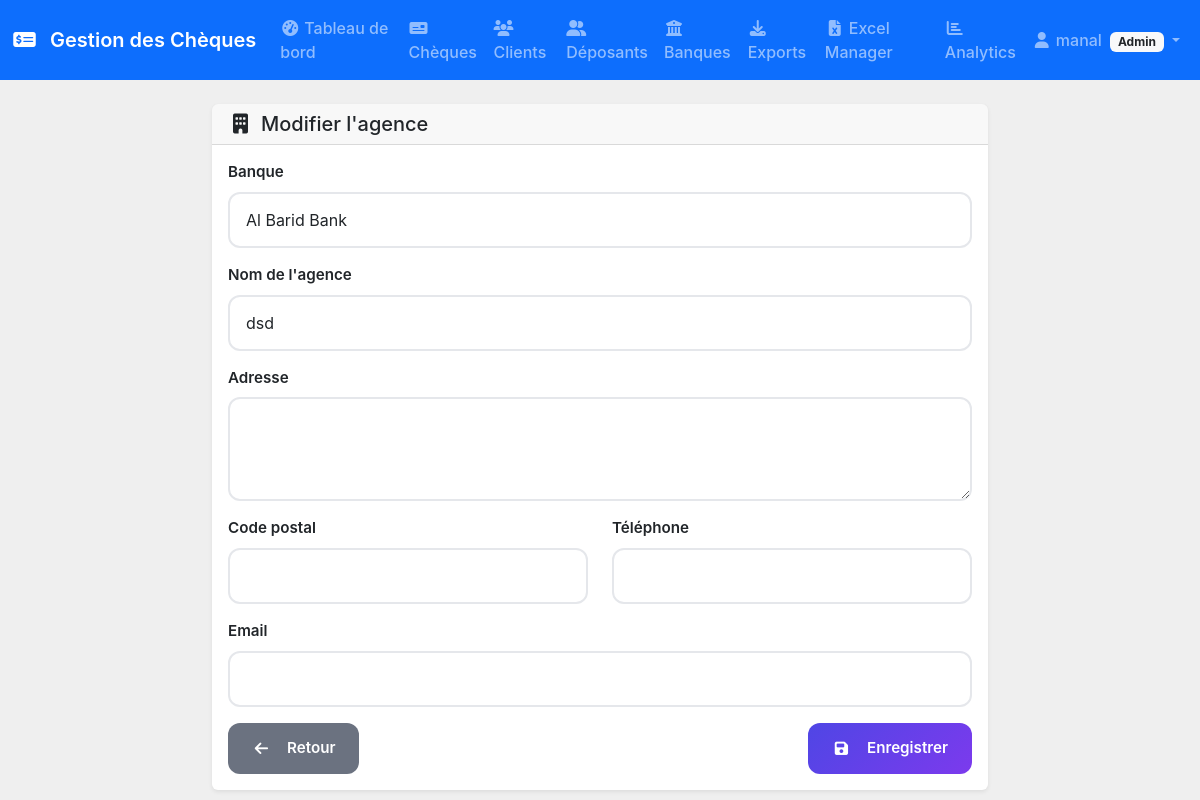
Screenshot of /banks/branches/1/edit (signed in) with the database file from the repository.
### models.py (models this page shows, shortened)
class User(UserMixin, db.Model):
    __tablename__ = 'users'
    id = db.Column(db.Integer, primary_key=True)
    username = db.Column(db.String(64), unique=True, nullable=False)
    email = db.Column(db.String(120), unique=True, nullable=False)
    password_hash = db.Column(db.String(256), nullable=False)
    role = db.Column(db.String(50), nullable=False, default='user')
    created_at = db.Column(db.DateTime, default=datetime.utcnow)
    is_active = db.Column(db.Boolean, default=True)
    last_login = db.Column(db.DateTime)
    phone = db.Column(db.String(20))
    department = db.Column(db.String(100))
    preferences = db.Column(db.Text)  # JSON preferences
    cheques_processed = db.Column(db.Integer, default=0)
    average_processing_time = db.Column(db.Float, default=0.0)
    audit_logs = db.relationship('AuditLog', backref='user', lazy=True)
    assigned_cheques = db.relationship('Cheque', lazy=True, foreign_keys='Cheque.assigned_user_id')
    __table_args__ = (
        CheckConstraint(role.in_(['admin', 'manager', 'employee', 'user']), name='check_user_role'),
        Index('idx_user_role', 'role'),
        Index('idx_user_active', 'is_active'),
    )

class Bank(db.Model):
    __tablename__ = 'banks'
    id = db.Column(db.Integer, primary_key=True)
    name = db.Column(db.String(100), nullable=False, index=True)
    code = db.Column(db.String(10), unique=True, index=True)
    swift_code = db.Column(db.String(11), index=True)
    icon_url = db.Column(db.String(255))
    is_active = db.Column(db.Boolean, default=True, index=True)
    created_at = db.Column(db.DateTime, default=datetime.utcnow)
    updated_at = db.Column(db.DateTime, default=datetime.utcnow, onupdate=datetime.utcnow)
    branches = db.relationship('Branch', backref='bank', lazy=True, cascade='all, delete-orphan')

class Branch(db.Model):
    __tablename__ = 'branches'
    id = db.Column(db.Integer, primary_key=True)
    bank_id = db.Column(db.Integer, db.ForeignKey('banks.id'), nullable=False)
    name = db.Column(db.String(100), nullable=False)
    address = db.Column(db.Text)
    active = db.Column(db.Boolean, default=True, index=True)
    postal_code = db.Column(db.String(20))
    phone = db.Column(db.String(20))
    email = db.Column(db.String(120))
    created_at = db.Column(db.DateTime, default=datetime.utcnow)
    cheques = db.relationship('Cheque',
                             foreign_keys='Cheque.branch_id',
                             backref='branch',
                             lazy=True)
    deposited_cheques = db.relationship('Cheque',
                                       foreign_keys='Cheque.deposit_branch_id',
                                       backref='deposit_branch',
                                       lazy=True)

### routes/banks.py (the view, shortened to what this page needs)
@banks_bp.route('/branches/<int:id>/edit', methods=['GET', 'POST'])
@login_required
def edit_branch(id):
    if not check_admin_access():
        return redirect(url_for('banks.index'))
    branch = Branch.query.get_or_404(id)
    form = BranchForm(obj=branch)
    return render_template('banks/branch_form.html', form=form, title='Modifier l\'agence', branch=branch)

### forms.py
class BranchForm(FlaskForm):
    name = StringField('Nom de l\'agence', validators=[DataRequired(), Length(min=2, max=100)])
    address = TextAreaField('Adresse', validators=[Optional()])
    postal_code = StringField('Code postal', validators=[Optional(), Length(max=20)])
    phone = StringField('Téléphone', validators=[Optional(), Length(max=20)])
    email = StringField('Email', validators=[Optional(), Email(), Length(max=120)])

### routes/banks.py (called while the page is built)
def check_admin_access():
    if not current_user.is_authenticated or current_user.role != 'admin':
        flash('Accès refusé. Seuls les administrateurs peuvent gérer les banques.', 'danger')
        return False
    return True

### templates/banks/branch_form.html (shortened to what this page needs)
{% extends "base.html" %}
{% block content %}
<div class="row justify-content-center">
    <div class="col-md-8">
        <div class="card">
            <div class="card-header">
                <h5 class="mb-0">
                    <i class="fas fa-building me-2"></i>{{ title }}
                </h5>
            </div>
            <div class="card-body">
                <form method="POST">
                    {% if branch is defined and branch.bank %}
                        <div class="mb-3">
                            <label class="form-label">Banque</label>
                            <input type="text" class="form-control" value="{{ branch.bank.name }}" readonly>
                        </div>
                    {% endif %}
                    <div class="mb-3">
                        {{ form.name.label(class="form-label") }}
                        {{ form.name(class="form-control") }}
                    </div>
                    {% if form.address is defined %}
                    <div class="mb-3">
                        {{ form.address.label(class="form-label") }}
                        {{ form.address(class="form-control", rows="3") }}
                    </div>
                    <div class="row">
                        <div class="col-md-6">
                            <div class="mb-3">
                                {{ form.postal_code.label(class="form-label") }}
                                {{ form.postal_code(class="form-control") }}
                            </div>
                        </div>
                        <div class="col-md-6">
                            <div class="mb-3">
                                {{ form.phone.label(class="form-label") }}
                                {{ form.phone(class="form-control") }}
                            </div>
                        </div>
                    </div>
                    <div class="mb-3">
                        {{ form.email.label(class="form-label") }}
                        {{ form.email(class="form-control") }}
                    </div>
                    {% endif %}
                    <div class="d-flex justify-content-between">
                        <a href="{{ url_for('banks.index') }}" class="btn btn-secondary">
                            <i class="fas fa-arrow-left me-2"></i>Retour
                        </a>
                        <button type="submit" class="btn btn-primary">
                            <i class="fas fa-save me-2"></i>Enregistrer
                        </button>
                    </div>
                </form>
            </div>
        </div>
    </div>
</div>
{% endblock %}

### templates/base.html (shortened to what this page needs)
<!DOCTYPE html>
<html lang="fr">
<head>
    <link href="/static/css/bootstrap.min.css" rel="stylesheet">
    <link href="/static/css/all.min.css" rel="stylesheet">
    <link href="/static/css/font-awesome.min.css" rel="stylesheet">
    <link href="{{ url_for('static', filename='css/style.css') }}" rel="stylesheet">
</head>
<body>
    {% if current_user.is_authenticated %}
    <nav class="navbar navbar-expand-lg navbar-dark bg-primary">
        <div class="container">
            <a class="navbar-brand" href="{{ url_for('dashboard.index') }}">
                <i class="fas fa-money-check-alt me-2"></i>
                Gestion des Chèques
            </a>
            <div class="collapse navbar-collapse" id="navbarNav">
                <ul class="navbar-nav me-auto">
                    <li class="nav-item">
                        <a class="nav-link" href="{{ url_for('dashboard.index') }}">
                            <i class="fas fa-tachometer-alt me-1"></i>Tableau de bord
                        </a>
                    </li>
                    <li class="nav-item">
                        <a class="nav-link" href="{{ url_for('cheques.index') }}">
                            <i class="fas fa-money-check me-1"></i>Chèques
                        </a>
                    </li>
                    <li class="nav-item">
                        <a class="nav-link" href="{{ url_for('clients.index') }}">
                            <i class="fas fa-users me-1"></i>Clients
                        </a>
                    </li>
                    <li class="nav-item">
                        <a class="nav-link" href="{{ url_for('depositors.list_depositors') }}">
                            <i class="fas fa-user-friends me-1"></i>Déposants
                        </a>
                    </li>
                    {% if current_user.role == 'admin' %}
                    <li class="nav-item">
                        <a class="nav-link" href="{{ url_for('banks.index') }}">
                            <i class="fas fa-university me-1"></i>Banques
                        </a>
                    </li>
                    {% endif %}
                    <li class="nav-item">
                        <a class="nav-link" href="{{ url_for('exports.index') }}">
                            <i class="fas fa-download me-1"></i>Exports
                        </a>
                    </li>
                    <li class="nav-item">
                        <a class="nav-link" href="{{ url_for('excel_manager.excel_dashboard') }}">
                            <i class="fas fa-file-excel me-1"></i>Excel Manager
                        </a>
                    </li>
                    <li class="nav-item">
                        <a class="nav-link" href="{{ url_for('analytics.analytics_dashboard') }}">
                            <i class="fas fa-chart-bar me-1"></i>Analytics
                        </a>
                    </li>
                </ul>
                <ul class="navbar-nav">
                    <li class="nav-item dropdown">
                        <a class="nav-link dropdown-toggle" href="#" id="navbarDropdown" role="button" data-bs-toggle="dropdown">
                            <i class="fas fa-user me-1"></i>{{ current_user.username }}
                            <span class="badge bg-light text-dark ms-1">{{ current_user.role.title() }}</span>
                        </a>
                    </li>
                </ul>
            </div>
        </div>
    </nav>
    {% endif %}
    <main>
        {% if current_user.is_authenticated %}
        <div class="container mt-4">
            {% block content %}{% endblock %}
        </div>
        {% else %}
            {% block auth_content %}{% endblock %}
        {% endif %}
    </main>
</body>
</html>

### static/css/style.css (style rules this page uses)
:root { --primary-color: #0d6efd; --success-color: #198754; --danger-color: #dc3545; --warning-color: #fd7e14; --info-color: #0dcaf0; --secondary-color: #6c757d; --light-color: #f8f9fa; --dark-color: #212529; }
body { font-family: 'Segoe UI', Tahoma, Geneva, Verdana, sans-serif; background-color: #f8f9fa; }
.navbar-brand { font-weight: 600; font-size: 1.25rem; }
.navbar-nav .nav-link { font-weight: 500; transition: all 0.3s ease; }
.card { border: none; box-shadow: 0 0.125rem 0.25rem rgba(0, 0, 0, 0.075); transition: box-shadow 0.15s ease-in-out; }
.card-header { border-bottom: 1px solid rgba(0, 0, 0, 0.125); font-weight: 600; }
.form-label { font-weight: 600; color: var(--dark-color); margin-bottom: 0.5rem; }
.btn { font-weight: 500; border-radius: 0.5rem; transition: all 0.3s ease; }
.btn-primary { background-color: var(--primary-color); border-color: var(--primary-color); }
.card { animation: fadeIn 0.5s ease-out; }
* { margin: 0; padding: 0; box-sizing: border-box; }
body { font-family: 'Inter', -apple-system, BlinkMacSystemFont, sans-serif; background: #eeee; min-height: 100vh; }
.container { max-width: 1200px; margin: 0 auto; }
label { display: block; font-weight: 600; color: #374151; margin-bottom: 0.5rem; font-size: 0.95rem; }
.form-control, .form-select { width: 100%; padding: 0.875rem 1rem; border: 2px solid #e5e7eb; border-radius: 12px; font-size: 1rem; transition: all 0.3s ease; background: white; }
.btn { padding: 0.875rem 1.5rem; border: none; border-radius: 12px; font-weight: 600; font-size: 0.95rem; cursor: pointer; transition: all 0.3s ease; display: inline-flex; align-items: center; gap: 0.5rem; text-decoration: none; }
.btn-primary { background: linear-gradient(135deg, #4f46e5 0%, #7c3aed 100%); color: white; }
.btn-secondary { background: #6b7280; color: white; }

### rows the page displays
User: username "manal", role "Admin"
Bank: bank.name "Al Barid Bank"
Branch: name "dsd"

### other values shown
{{ title }} "Modifier l'agence"
